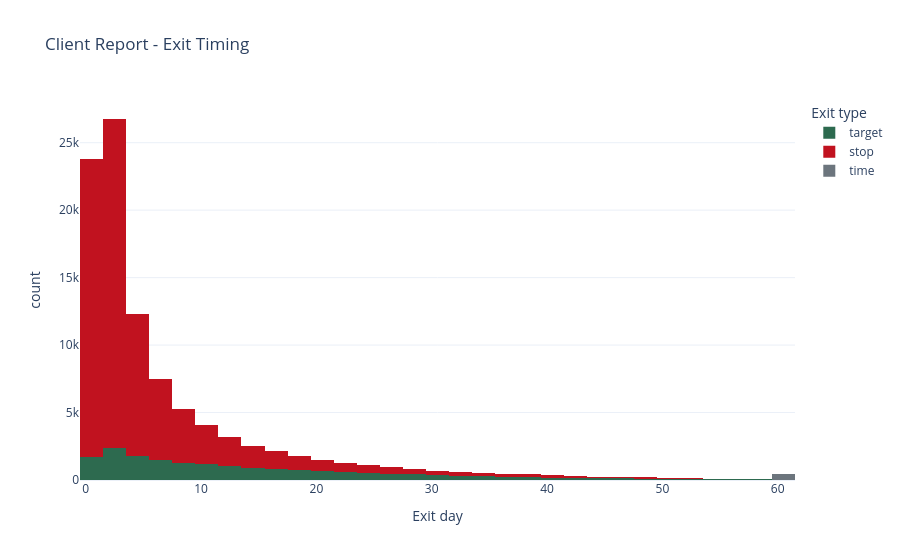

Write notebook code for a chart like this one.
### Markdown cell above
## Client Text - Diversification Note

Khach hang khong nen chi nhin vao tung ma rieng le. Ma duoc dua vao watchlist van can xem xet theo cum nganh va muc do tuong quan, tranh tinh trang nhieu ma nhin co ve khac nhau nhung thuc chat dang cung chiu mot rui ro giong nhau.

### Code cell
# Cell: Monte Carlo Section
if mc_scenarios.empty and mc_exits.empty and mc_path_summary.empty:
    print("Khong co Monte Carlo outputs luu san. Hay chay notebook 08 va save outputs neu muon dung section nay.")
else:
    if not mc_scenarios.empty:
        display(mc_scenarios)
        display(monte_carlo_scenario_chart(mc_scenarios, title="Client Report - Monte Carlo Scenario Map"))
    if not mc_exits.empty:
        display(monte_carlo_exit_timeline_chart(mc_exits, title="Client Report - Exit Timing"))
    if not mc_path_summary.empty:
        cols = [col for col in ["day", "mean_price", "q05", "q50", "q95"] if col in mc_path_summary.columns]
        display(mc_path_summary[cols].head())

### Figure 1 — Plotly figure (JSON) as saved in the notebook; plotly's stock layout.template omitted (floating-point values rounded to 4 significant figures; data arrays with more than 128 entries replaced by an {"elided": "..."} marker saying what was removed)
{"data": [{"bingroup": "x", "hovertemplate": "Exit type=target<br>Exit day=%{x}<br>count=%{y}<extra></extra>", "legendgroup": "target", "marker": {"color": "#2d6a4f", "pattern": {"shape": ""}}, "name": "target", "nbinsx": 40, "orientation": "v", "showlegend": true, "type": "histogram", "x": {"elided": "18239 int values"}, "xaxis": "x", "yaxis": "y"}, {"bingroup": "x", "hovertemplate": "Exit type=stop<br>Exit day=%{x}<br>count=%{y}<extra></extra>", "legendgroup": "stop", "marker": {"color": "#c1121f", "pattern": {"shape": ""}}, "name": "stop", "nbinsx": 40, "orientation": "v", "showlegend": true, "type": "histogram", "x": {"elided": "81326 int values"}, "xaxis": "x", "yaxis": "y"}, {"bingroup": "x", "hovertemplate": "Exit type=time<br>Exit day=%{x}<br>count=%{y}<extra></extra>", "legendgroup": "time", "marker": {"color": "#6c757d", "pattern": {"shape": ""}}, "name": "time", "nbinsx": 40, "orientation": "v", "showlegend": true, "type": "histogram", "x": {"elided": "435 int values"}, "xaxis": "x", "yaxis": "y"}], "layout": {"autosize": true, "barmode": "stack", "legend": {"title": {"text": "Exit type"}, "tracegroupgap": 0}, "title": {"text": "Client Report - Exit Timing"}, "xaxis": {"anchor": "y", "autorange": true, "domain": [0, 1], "range": [-0.5, 61.5], "title": {"text": "Exit day"}, "type": "linear"}, "yaxis": {"anchor": "x", "autorange": true, "domain": [0, 1], "range": [0, 28160.0], "title": {"text": "count"}}}}
